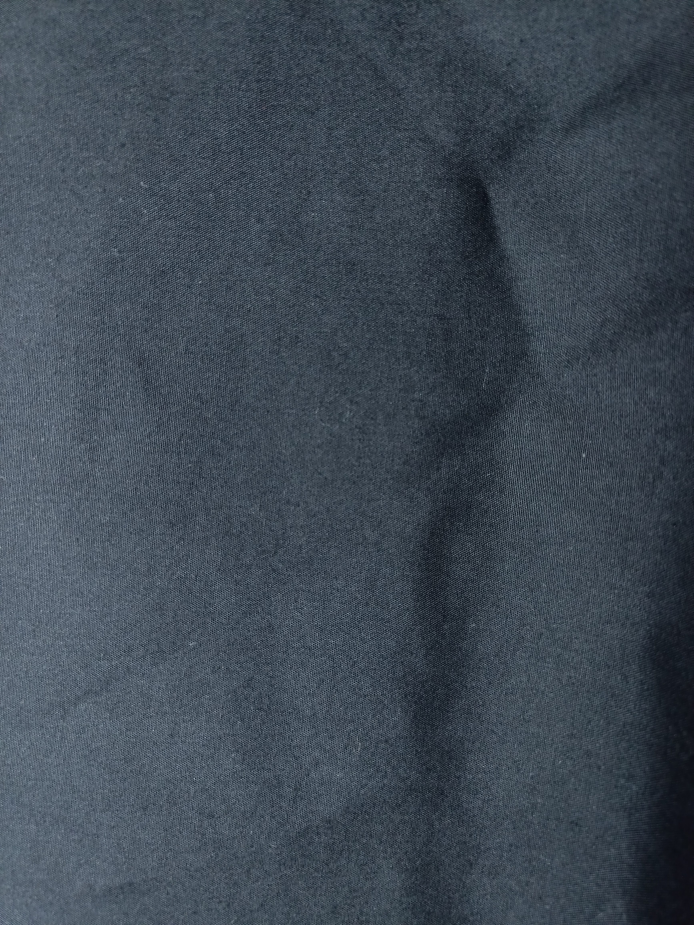
#> input picture data/katun_htm/kh_01.jpg, 3468 x 4624 px, found by its file name (shown at 1/5 size); its folder holds only this picture in this run
$ python plot_glcm_features.py   (older library calls are emulated)
#> lines starting #> are read from the running program, lines starting #| are printed output that depends on the picture
import cv2
import os
import numpy as np
import matplotlib.pyplot as plt
from skimage import feature
from skimage.util import img_as_ubyte

# Fungsi untuk menghitung fitur GLCM dari gambar channel


def calculate_glcm_features(image_channel):
    bins = np.array([0, 16, 32, 48, 64, 80, 96, 112, 128,
                     144, 160, 176, 192, 208, 224, 240, 255])
    inds = np.digitize(image_channel, bins)
    max_value = inds.max() + 1
    glcm = feature.graycomatrix(inds, [1], [0, np.pi/4, np.pi/2, 3*np.pi/4],
                                levels=max_value, normed=True, symmetric=True)

    contrast = feature.graycoprops(glcm, 'contrast')
    dissimilarity = feature.graycoprops(glcm, 'dissimilarity')
    homogeneity = feature.graycoprops(glcm, 'homogeneity')
    energy = feature.graycoprops(glcm, 'energy')
    correlation = feature.graycoprops(glcm, 'correlation')
    asm = feature.graycoprops(glcm, 'ASM')

    # Hitung Entropi
    glcm = glcm + 1e-10  # Hindari log(0)
    entropy = -np.sum(glcm * np.log2(glcm))

    return (np.mean(contrast), np.mean(dissimilarity), np.mean(homogeneity),
            np.mean(energy), np.mean(correlation), np.mean(asm), entropy)

# Fungsi untuk plot fitur GLCM dari semua channel


def plot_glcm_features_all_channels(image_channels, filename, output_folder):
    features_names = ['Contrast', 'Homogeneity', 'Energy', 'Entropy']
    features = {name: [] for name in features_names}
    colors = ['Red', 'Green', 'Blue']

    for channel_name, image_channel in image_channels.items():
        contrast, dissimilarity, homogeneity, energy, correlation, asm, entropy = calculate_glcm_features(
            image_channel)
        features['Contrast'].append(contrast)
        features['Homogeneity'].append(homogeneity)
        features['Energy'].append(energy)
        features['Entropy'].append(entropy)

    # Plot semua fitur GLCM
    plt.figure(figsize=(14, 8))
    for idx, feature_name in enumerate(features_names):
        plt.subplot(2, 2, idx+1)
        values = features[feature_name]
        plt.bar(colors, values, color=['red', 'green', 'blue'])
        plt.xlabel('Channel')
        plt.ylabel('Average Value')
        plt.title(f'GLCM {feature_name}')
        plt.xticks(rotation=45)

        # Tambahkan margin sumbu y agar terlihat perbedaannya
        min_val = min(values)
        max_val = max(values)
        margin = (max_val - min_val) * \
            0.1 if max_val != min_val else 0.01  # tambahkan margin 10%
        plt.ylim(min_val - margin, max_val + margin)

    plt.tight_layout()

    output_file = os.path.join(
        output_folder, f'{filename}_glcm_features_all_channels.png')
    plt.savefig(output_file)
    plt.close()
    print(f'Plot saved to {output_file}')


# Path folder utama dan folder output
main_folder_path = 'D:/SEMESTER6/PengenalaPola/analisis_kain_glcm_rgb/data'
output_folder_path = 'D:/SEMESTER6/PengenalaPola/analisis_kain_glcm_rgb/outputs/glcm_plots'

# Loop semua subfolder dalam folder utama
for folder_name in os.listdir(main_folder_path):
    input_folder = os.path.join(main_folder_path, folder_name)
    output_folder = os.path.join(output_folder_path, folder_name)

    # Buat folder output jika belum ada
    if not os.path.exists(output_folder):
        os.makedirs(output_folder)

    # Proses semua gambar dalam folder
    for filename in os.listdir(input_folder):
        if filename.lower().endswith(('.png', '.jpg', '.jpeg')):
            image_path = os.path.join(input_folder, filename)
            image = cv2.imread(image_path)
#> image is the input picture: shape (4624, 3468, 3); mean B, G, R 84.4, 73.4, 62.9

            if image is None:
                print(f"Failed to read image {image_path}.")
                continue

            # Ambil langsung channel warna tanpa crop
            red_channel = img_as_ubyte(image[:, :, 2])
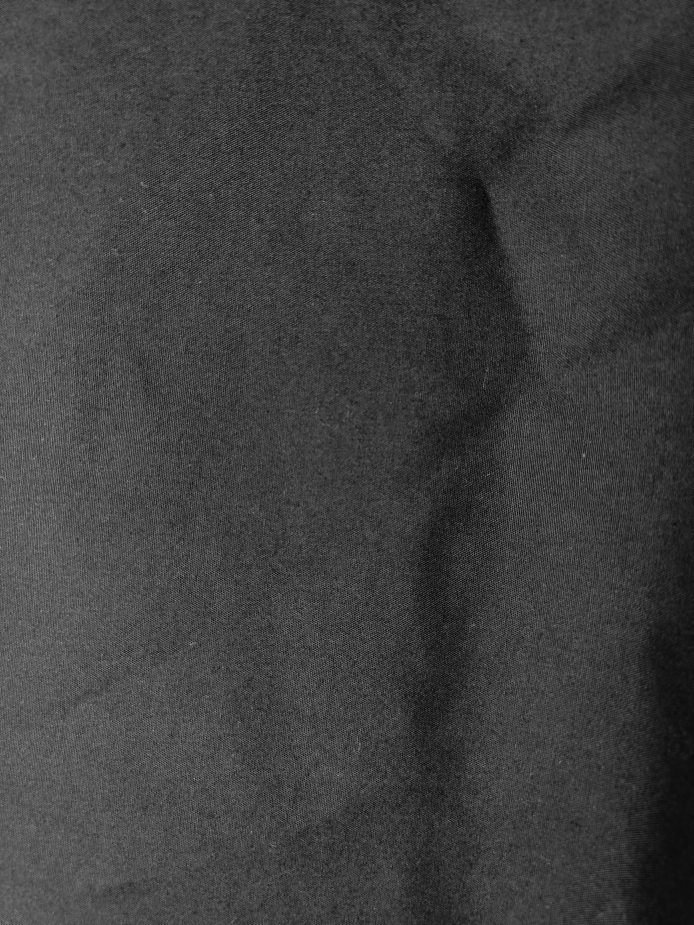
#> red_channel: shape (4624, 3468) (shown at 1/5 size); min 0, max 212, mean 62.9
            green_channel = img_as_ubyte(image[:, :, 1])
            blue_channel = img_as_ubyte(image[:, :, 0])
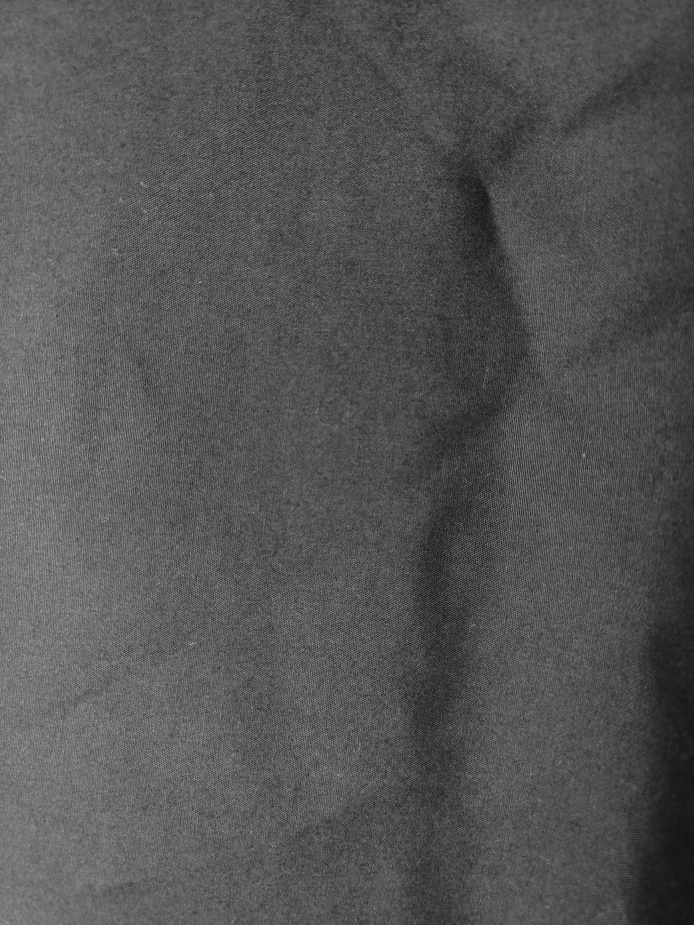
#> blue_channel: shape (4624, 3468) (shown at 1/5 size); min 8, max 236, mean 84.4

            image_channels = {
                'Red': red_channel,
                'Green': green_channel,
                'Blue': blue_channel
            }

            # Plot fitur GLCM
            plot_glcm_features_all_channels(
                image_channels, filename, output_folder)
#> the loop in plot_glcm_features_all_channels, `for channel_name, image_channel in image_channels.items():` made 3 passes
#> (channel_name, max_value in calculate_glcm_features, contrast, dissimilarity, homogeneity, energy, correlation, asm) on passes 1 to 3: ('Red', 15, 0.846, 0.558, 0.749, 0.265, 0.823, 0.0703), ('Green', 16, 0.847, 0.558, 0.749, 0.259, 0.834, 0.0675), ('Blue', 16, 0.847, 0.559, 0.748, 0.255, 0.844, 0.0652)
#> in plot_glcm_features_all_channels, `plt.savefig(output_file)`:
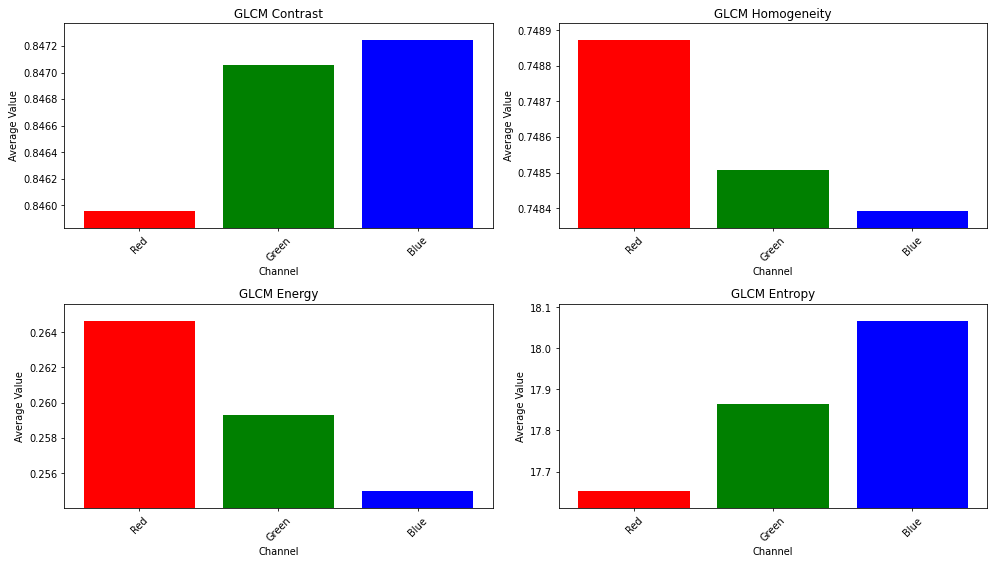
#> figure drawn by matplotlib, 4 panels; panel 1: tallest bar 0.847 high, from x = 1.6 to 2.4; panel 2: tallest bar 0.749 high, from x = -0.4 to 0.4; panel 3: tallest bar 0.265 high, from x = -0.4 to 0.4; panel 4: tallest bar 18.07 high, from x = 1.6 to 2.4
#> pass 2 of the loop `for folder_name in os.listdir(main_folder_path):`:
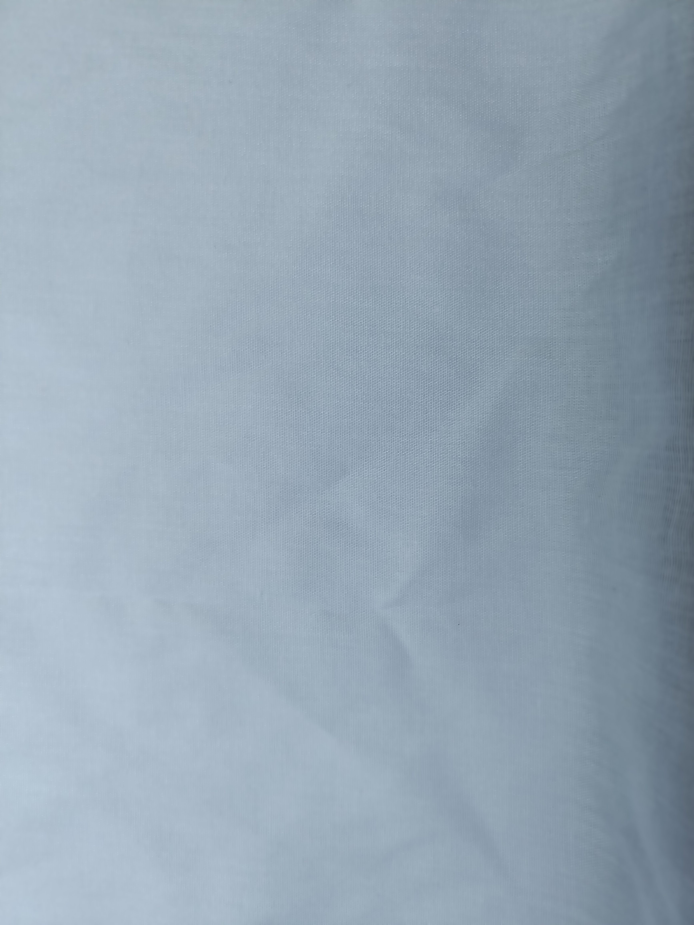
#> input picture data/katun_pth/kp_01.jpg, 3468 x 4624 px, found by its file name (shown at 1/5 size)
#> image is the input picture: shape (4624, 3468, 3); mean B, G, R 179.8, 165.9, 149.4
#> the loop in plot_glcm_features_all_channels (call 2), `for channel_name, image_channel in image_channels.items():` made 3 passes
#> (channel_name, contrast, dissimilarity, homogeneity, energy, correlation, asm, entropy) on passes 1 to 3: ('Red', 0.0687, 0.0683, 0.966, 0.435, 0.982, 0.189, 11.26), ('Green', 0.0695, 0.0691, 0.965, 0.438, 0.981, 0.192, 11.2), ('Blue', 0.0685, 0.0681, 0.966, 0.44, 0.982, 0.194, 11.21)
#> pass 1, in calculate_glcm_features (call 4), `inds = np.digitize(image_channel, bins)`:
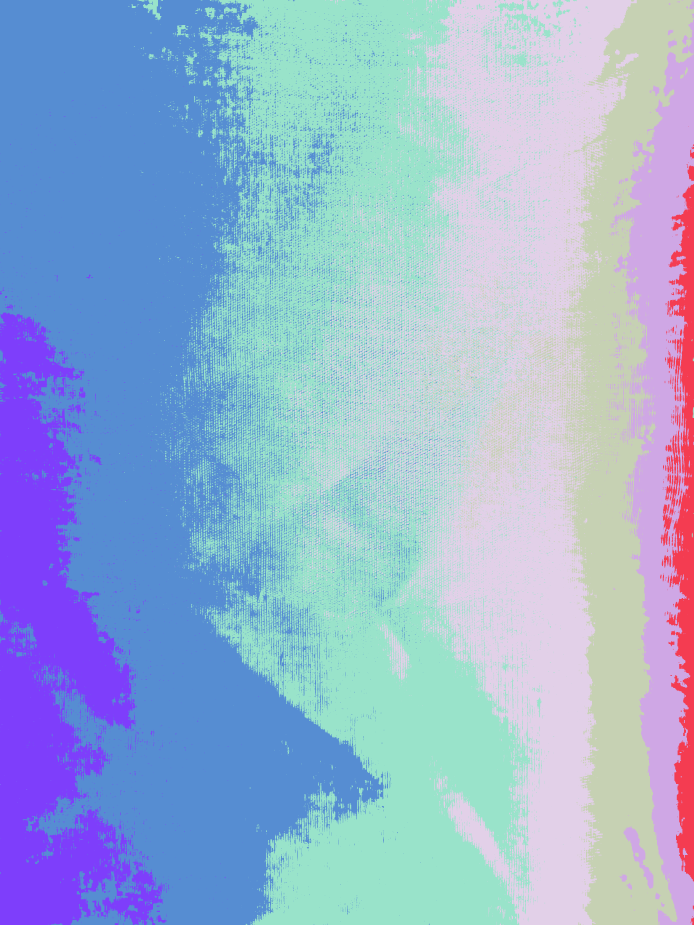
#> inds: shape (4624, 3468) int64 (shown at 1/5 size); 9 distinct labels, from 5 to 13; one colour per label, 0 black
#> in plot_glcm_features_all_channels (call 2), `plt.savefig(output_file)`:
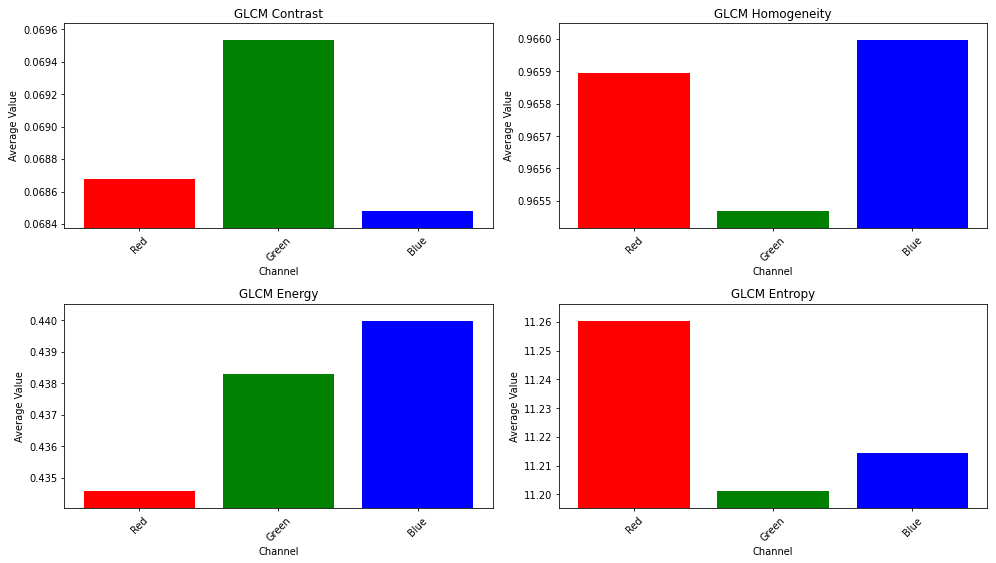
#> figure drawn by matplotlib, 4 panels; panel 1: tallest bar 0.0695 high, from x = 0.6 to 1.4; panel 2: tallest bar 0.966 high, from x = 1.6 to 2.4; panel 3: tallest bar 0.44 high, from x = 1.6 to 2.4; panel 4: tallest bar 11.26 high, from x = -0.4 to 0.4
